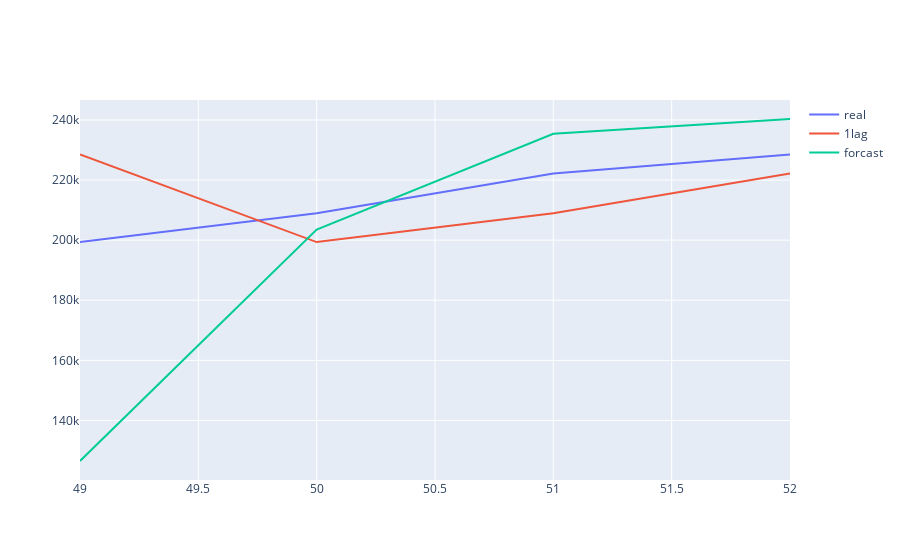

The code cell stored with this chart in its notebook:
### Code cell
fig = go.Figure()
fig.add_trace(go.Scatter(x =test['week of year'] , y = test['Tickets'] , mode = 'lines' , name = 'real'))
fig.add_trace(go.Scatter(x =test['week of year'] , y = y_lag1 , mode = 'lines' , name = '1lag'))
fig.add_trace(go.Scatter(x =test['week of year'] , y = forecast_values , mode = 'lines' , name = 'forcast'))

### Figure 1 — Plotly figure (JSON) as saved in the notebook; plotly's stock layout.template omitted (floating-point values rounded to 4 significant figures)
{"data": [{"mode": "lines", "name": "real", "type": "scatter", "x": [49, 50, 51, 52], "y": [199362, 208965, 222186, 228513]}, {"mode": "lines", "name": "1lag", "type": "scatter", "x": [49, 50, 51, 52], "y": [228513, 199362, 208965, 222186]}, {"mode": "lines", "name": "forcast", "type": "scatter", "x": [49, 50, 51, 52], "y": [126500.0, 203500.0, 235400.0, 240300.0]}], "layout": {}}
